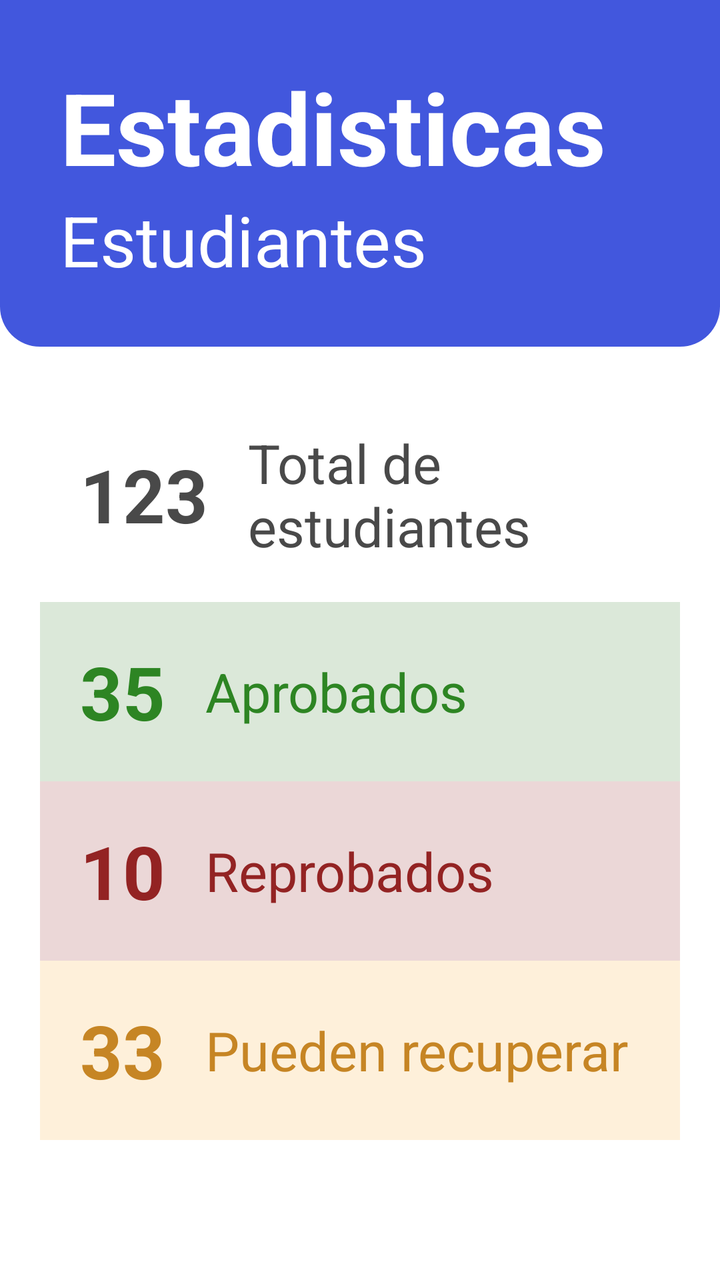
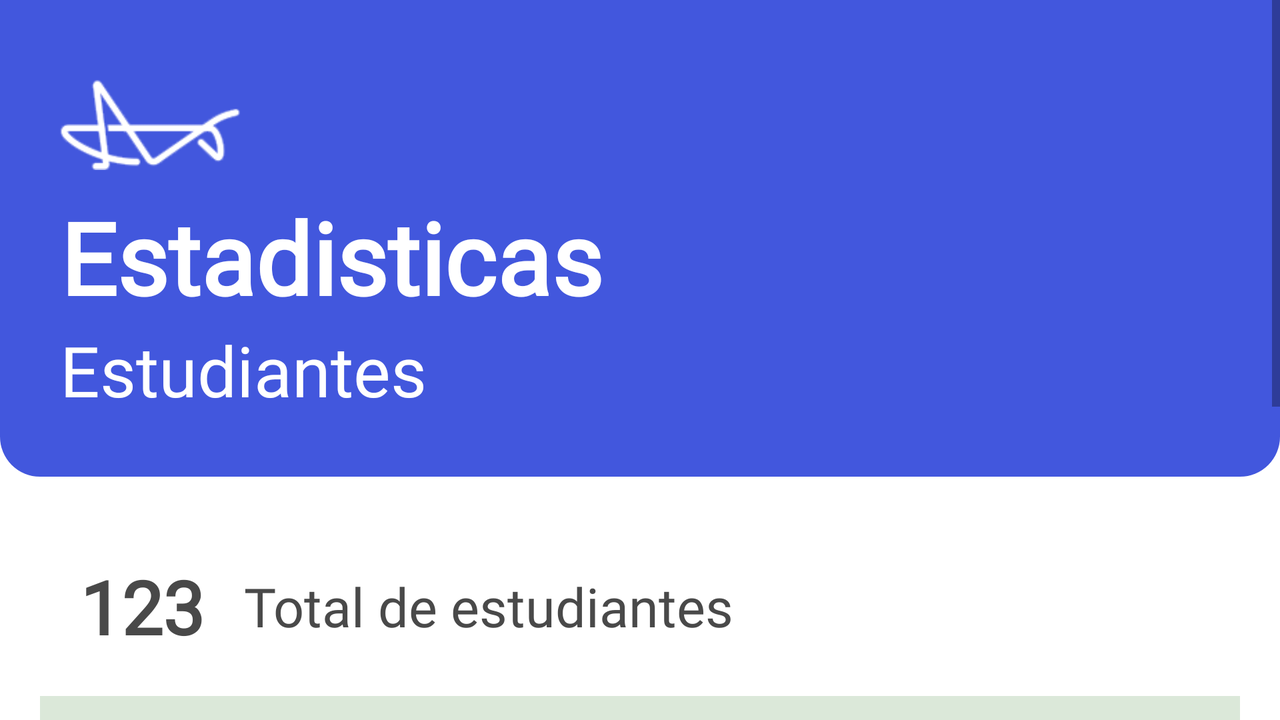

The same Android screen from two of the app's own layout files: first res/layout/ as a phone draws it, then the repository's variant for another configuration, drawn on a device whose configuration selects that folder. Both files follow.
<!-- AndroidManifest.xml: application theme Theme.Promedio -->
<!-- res/layout/activity_statistics.xml -->
<?xml version="1.0" encoding="utf-8"?>
<androidx.appcompat.widget.LinearLayoutCompat xmlns:android="http://schemas.android.com/apk/res/android"
    xmlns:app="http://schemas.android.com/apk/res-auto"
    xmlns:tools="http://schemas.android.com/tools"
    android:layout_width="match_parent"
    android:layout_height="match_parent"
    android:orientation="vertical"
    android:gravity=""
    android:background="@color/white"
    tools:context=".StatisticsActivity">

    <LinearLayout
        android:layout_width="match_parent"
        android:layout_height="wrap_content"
        android:orientation="vertical"
        android:layout_gravity="center"
        android:background="@drawable/container"
        android:padding="30dp">

        <TextView
            android:layout_width="wrap_content"
            android:layout_height="wrap_content"
            android:textSize="50dp"
            android:textColor="@color/white"
            android:textStyle="bold"
            android:text="@string/statistics"/>

        <TextView
            android:layout_width="wrap_content"
            android:layout_height="wrap_content"
            android:textSize="35dp"
            android:textColor="@color/white"
            android:text="@string/students"/>
    </LinearLayout>

    <LinearLayout
        android:layout_width="match_parent"
        android:layout_height="match_parent"
        android:orientation="vertical"
        android:padding="20dp">

        <LinearLayout
            android:layout_width="match_parent"
            android:layout_height="match_parent"
            android:orientation="vertical"
            android:layout_gravity="center"
            android:background="@drawable/section">

            <LinearLayout
                android:layout_width="match_parent"
                android:layout_height="wrap_content"
                android:padding="20dp"
                android:orientation="horizontal">

                <TextView
                    android:id="@+id/all_students"
                    android:layout_width="wrap_content"
                    android:layout_height="wrap_content"
                    android:text="123"
                    android:textSize="37dp"
                    android:layout_marginRight="20dp"
                    android:textStyle="bold"
                    android:layout_gravity="center"
                    android:textColor="@color/gray_text"/>

                <TextView
                    android:layout_width="wrap_content"
                    android:layout_height="wrap_content"
                    android:text="Total de estudiantes"
                    android:textSize="27dp"
                    android:layout_gravity="center"
                    android:textStyle=""
                    android:textColor="@color/gray_text"/>

            </LinearLayout>

            <LinearLayout
                android:layout_width="match_parent"
                android:layout_height="wrap_content"
                android:padding="20dp"
                android:background="@color/ligth_green"
                android:orientation="horizontal">

                <TextView
                    android:id="@+id/approved"
                    android:layout_width="wrap_content"
                    android:layout_height="wrap_content"
                    android:text="35"
                    android:textSize="37dp"
                    android:layout_marginRight="20dp"
                    android:textStyle="bold"
                    android:textColor="@color/green"/>

                <TextView
                    android:layout_width="wrap_content"
                    android:layout_height="wrap_content"
                    android:text="Aprobados"
                    android:textSize="27dp"
                    android:layout_gravity="center"
                    android:textColor="@color/green"/>

            </LinearLayout>

            <LinearLayout
                android:layout_width="match_parent"
                android:layout_height="wrap_content"
                android:padding="20dp"
                android:background="@color/ligth_red"
                android:orientation="horizontal">

                <TextView
                    android:id="@+id/falied"
                    android:layout_width="wrap_content"
                    android:layout_height="wrap_content"
                    android:text="10"
                    android:textSize="37dp"
                    android:layout_marginRight="20dp"
                    android:textStyle="bold"
                    android:textColor="@color/red"/>

                <TextView
                    android:layout_width="wrap_content"
                    android:layout_height="wrap_content"
                    android:text="Reprobados"
                    android:textSize="27dp"
                    android:layout_gravity="center"
                    android:textColor="@color/red"/>

            </LinearLayout>

            <LinearLayout
                android:layout_width="match_parent"
                android:layout_height="wrap_content"
                android:padding="20dp"
                android:background="@color/ligth_danger"
                android:orientation="horizontal">

                <TextView
                    android:id="@+id/recovery"
                    android:layout_width="wrap_content"
                    android:layout_height="wrap_content"
                    android:text="33"
                    android:textSize="37dp"
                    android:layout_gravity="center"
                    android:layout_marginRight="20dp"
                    android:textStyle="bold"
                    android:textColor="@color/danger"/>

                <TextView

                    android:layout_width="wrap_content"
                    android:layout_height="wrap_content"
                    android:text="Pueden recuperar"
                    android:textSize="27dp"
                    android:layout_gravity="center"
                    android:textColor="@color/danger"/>

            </LinearLayout>

        </LinearLayout>

    </LinearLayout>

</androidx.appcompat.widget.LinearLayoutCompat>
<!-- resources referenced by this layout -->
<resources>
  <color name="danger">#C68524</color>
  <color name="gray_text">#494949</color>
  <color name="green">#2D8523</color>
  <color name="ligth_danger">#2EFAAA34</color>
  <color name="ligth_green">#2D347E2B</color>
  <color name="ligth_red">#2E932323</color>
  <color name="red">#932323</color>
  <color name="white">#FFFFFFFF</color>
  <!-- drawable container (drawable) -->
  <?xml version="1.0" encoding="utf-8"?>
  <shape xmlns:android="http://schemas.android.com/apk/res/android">
      <corners android:bottomLeftRadius="20dp"
          android:bottomRightRadius="20dp"/>
      <solid android:color="@color/blue"/>
  </shape>
  <string name="statistics">Estadisticas</string>
  <string name="students">Estudiantes</string>
  <style name="Theme.Promedio" parent="Theme.MaterialComponents.DayNight.NoActionBar">
          
          <item name="colorPrimary">@color/purple_500</item>
          <item name="colorPrimaryVariant">@color/purple_700</item>
          <item name="colorOnPrimary">@color/white</item>
          
          <item name="colorSecondary">@color/teal_200</item>
          <item name="colorSecondaryVariant">@color/teal_700</item>
          <item name="colorOnSecondary">@color/black</item>
          
          <item name="android:statusBarColor" tools:targetApi="l">?attr/colorPrimaryVariant</item>
          
      </style>
  <color name="blue">#4257DD</color>
  <color name="purple_500">#FF6200EE</color>
  <color name="purple_700">#4257DD</color>
  <color name="teal_200">#7C7C7C</color>
  <color name="teal_700">#24A340</color>
  <color name="black">#FF000000</color>
</resources>
<!-- res/layout-land/activity_statistics.xml (the repository's variant of the layout above) -->
<!-- drawn on the phone turned sideways -->
<?xml version="1.0" encoding="utf-8"?>
<androidx.appcompat.widget.LinearLayoutCompat xmlns:android="http://schemas.android.com/apk/res/android"
    xmlns:app="http://schemas.android.com/apk/res-auto"
    xmlns:tools="http://schemas.android.com/tools"
    android:layout_width="match_parent"
    android:layout_height="match_parent"
    android:orientation="vertical"
    android:gravity=""
    android:background="@color/white"
    tools:context=".StatisticsActivity">

    <ScrollView
        android:layout_width="match_parent"
        android:layout_height="match_parent">

        <LinearLayout
        android:layout_width="match_parent"
        android:layout_height="match_parent"
        android:orientation="vertical">


    <LinearLayout
        android:layout_width="match_parent"
        android:layout_height="wrap_content"
        android:orientation="vertical"
        android:layout_gravity="center"
        android:background="@drawable/container"
        android:padding="30dp">

        <ImageView
            android:layout_width="90dp"
            android:layout_height="wrap_content"
            android:src="@drawable/logo_white"/>

        <TextView
            android:layout_width="wrap_content"
            android:layout_height="wrap_content"
            android:textSize="50dp"
            android:fontFamily="@font/alata"
            android:textColor="@color/white"
            android:textStyle="bold"
            android:text="@string/statistics"/>

        <TextView
            android:layout_width="wrap_content"
            android:layout_height="wrap_content"
            android:textSize="35dp"
            android:textColor="@color/white"
            android:fontFamily="@font/alata"
            android:text="@string/students"/>
    </LinearLayout>

    <LinearLayout
        android:layout_width="match_parent"
        android:layout_height="match_parent"
        android:orientation="vertical"
        android:padding="20dp">

        <LinearLayout
            android:layout_width="match_parent"
            android:layout_height="match_parent"
            android:orientation="vertical"
            android:layout_gravity="center"
            android:background="@drawable/section">
            <LinearLayout
                android:layout_width="match_parent"
                android:layout_height="wrap_content"
                android:padding="20dp"
                android:orientation="horizontal">

                <TextView
                    android:id="@+id/all_students"
                    android:layout_width="wrap_content"
                    android:layout_height="wrap_content"
                    android:text="123"
                    android:textSize="37dp"
                    android:fontFamily="@font/alata"
                    android:layout_marginRight="20dp"
                    android:textStyle="bold"
                    android:layout_gravity="center"
                    android:textColor="@color/gray_text"/>

                <TextView
                    android:layout_width="wrap_content"
                    android:layout_height="wrap_content"
                    android:text="Total de estudiantes"
                    android:textSize="27dp"
                    android:fontFamily="@font/alata"
                    android:layout_gravity="center"
                    android:textStyle=""
                    android:textColor="@color/gray_text"/>

            </LinearLayout>
            <LinearLayout
                android:layout_width="match_parent"
                android:layout_height="wrap_content"
                android:background="@color/ligth_green"
                android:orientation="horizontal"
                android:padding="20dp">

                <TextView
                    android:id="@+id/approved"
                    android:layout_width="wrap_content"
                    android:layout_height="wrap_content"
                    android:layout_marginRight="20dp"
                    android:text="35"
                    android:fontFamily="@font/alata"
                    android:textColor="@color/green"
                    android:textSize="37dp"
                    android:textStyle="bold" />

                <TextView
                    android:layout_width="wrap_content"
                    android:layout_height="wrap_content"
                    android:layout_gravity="center"
                    android:text="Aprobados"
                    android:fontFamily="@font/alata"
                    android:textColor="@color/green"
                    android:textSize="27dp" />

            </LinearLayout>

            <LinearLayout
                android:layout_width="match_parent"
                android:layout_height="wrap_content"
                android:padding="20dp"
                android:background="@color/ligth_red"
                android:orientation="horizontal">

                <TextView
                    android:id="@+id/falied"
                    android:layout_width="wrap_content"
                    android:layout_height="wrap_content"
                    android:text="10"
                    android:textSize="37dp"
                    android:layout_marginRight="20dp"
                    android:textStyle="bold"
                    android:fontFamily="@font/alata"
                    android:textColor="@color/red"/>

                <TextView
                    android:layout_width="wrap_content"
                    android:layout_height="wrap_content"
                    android:text="Reprobados"
                    android:textSize="27dp"
                    android:layout_gravity="center"
                    android:fontFamily="@font/alata"
                    android:textColor="@color/red"/>

            </LinearLayout>

            <LinearLayout
                android:layout_width="match_parent"
                android:layout_height="wrap_content"
                android:padding="20dp"
                android:background="@color/ligth_danger"
                android:orientation="horizontal">

                <TextView
                    android:id="@+id/recovery"
                    android:layout_width="wrap_content"
                    android:layout_height="wrap_content"
                    android:text="33"
                    android:textSize="37dp"
                    android:layout_gravity="center"
                    android:layout_marginRight="20dp"
                    android:textStyle="bold"
                    android:fontFamily="@font/alata"
                    android:textColor="@color/danger"/>

                <TextView

                    android:layout_width="wrap_content"
                    android:layout_height="wrap_content"
                    android:text="Pueden recuperar"
                    android:textSize="27dp"
                    android:fontFamily="@font/alata"
                    android:layout_gravity="center"
                    android:textColor="@color/danger"/>

            </LinearLayout>

        </LinearLayout>

    </LinearLayout>
    </LinearLayout>
    </ScrollView>
</androidx.appcompat.widget.LinearLayoutCompat>
<!-- resources referenced by the variant -->
<!-- as the phone turned sideways resolves them -->
<resources>
  <color name="danger">#C68524</color>
  <color name="gray_text">#494949</color>
  <color name="green">#2D8523</color>
  <color name="ligth_danger">#2EFAAA34</color>
  <color name="ligth_green">#2D347E2B</color>
  <color name="ligth_red">#2E932323</color>
  <color name="red">#932323</color>
  <color name="white">#FFFFFFFF</color>
  <!-- drawable container (drawable) -->
  <?xml version="1.0" encoding="utf-8"?>
  <shape xmlns:android="http://schemas.android.com/apk/res/android">
      <corners android:bottomLeftRadius="20dp"
          android:bottomRightRadius="20dp"/>
      <solid android:color="@color/blue"/>
  </shape>
  <!-- drawable logo_white: png bitmap (drawable-v24, 4368 bytes) -->
  <string name="statistics">Estadisticas</string>
  <string name="students">Estudiantes</string>
  <style name="Theme.Promedio" parent="Theme.MaterialComponents.DayNight.NoActionBar">
          
          <item name="colorPrimary">@color/purple_500</item>
          <item name="colorPrimaryVariant">@color/purple_700</item>
          <item name="colorOnPrimary">@color/white</item>
          
          <item name="colorSecondary">@color/teal_200</item>
          <item name="colorSecondaryVariant">@color/teal_700</item>
          <item name="colorOnSecondary">@color/black</item>
          
          <item name="android:statusBarColor" tools:targetApi="l">?attr/colorPrimaryVariant</item>
          
      </style>
  <color name="blue">#4257DD</color>
  <color name="purple_500">#FF6200EE</color>
  <color name="purple_700">#4257DD</color>
  <color name="teal_200">#7C7C7C</color>
  <color name="teal_700">#24A340</color>
  <color name="black">#FF000000</color>
</resources>
